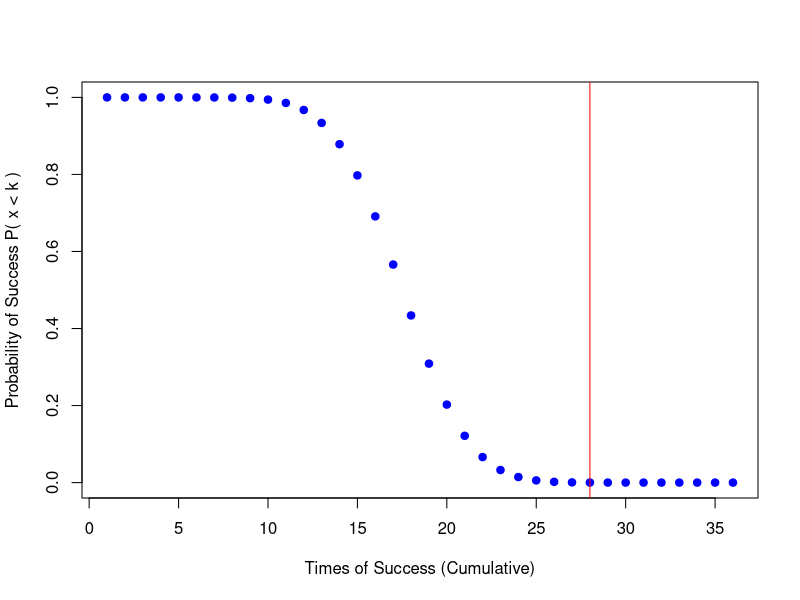
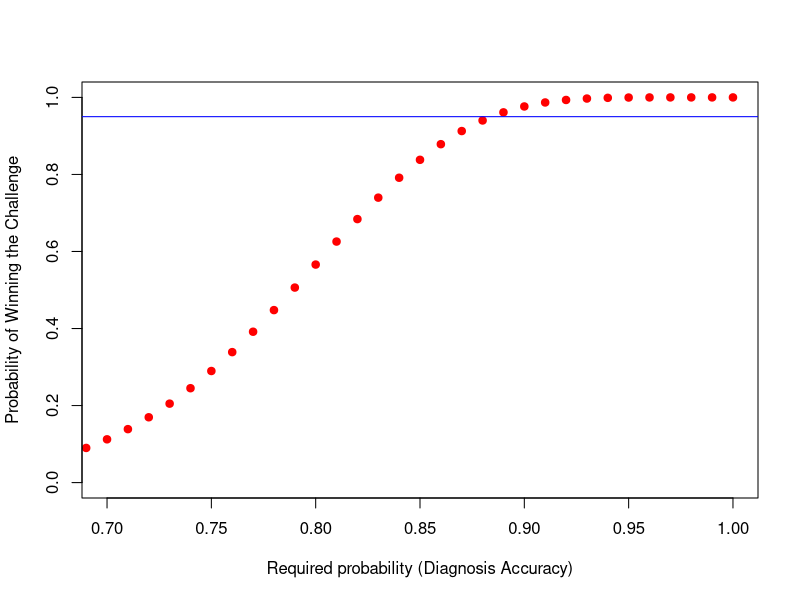

Write R code to recreate these figures, in order.
## ---- chunk 1
knitr::opts_chunk$set(echo = TRUE)
## ---- chunk 2
# Set R warning() in English 
Sys.setenv(LANG = "en")
## ---- chunk 3
success.times <- 1:36

probability.acc <- pbinom(q = success.times, size = 36, prob = 0.5)

plot(success.times, 1 - probability.acc,
  pch = 19, col = "blue",
  xlab = "Times of Success (Cumulative)",
  ylab = "Probability of Success P( x < k )"
)
abline(v = 28, col = "red")

pureguess.prob <- 1 - pbinom(q = 28, size = 36, prob = 0.5)
## ---- chunk 4
prob.real <- seq(0, 1, by = 0.01)
probability.succ <- 1 - pbinom(q = 28, size = 36, prob = prob.real)
plot(prob.real, probability.succ,
  pch = 19,
  col = "red",
  xlab = "Required probability (Diagnosis Accuracy)",
  ylab = "Probability of Winning the Challenge",
  xlim = c(0.7, 1)
)
abline(h = 0.95, col = "blue")
## ---- chunk 5
sessionInfo()
